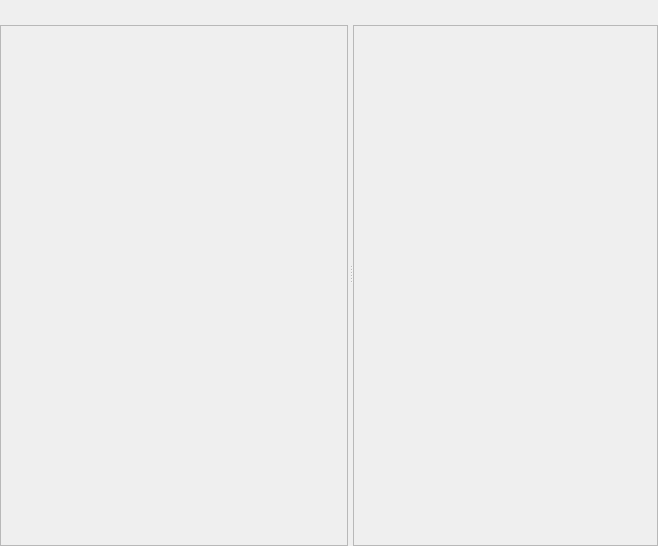
<?xml version="1.0" encoding="UTF-8"?>
<ui version="4.0">
 <class>Form</class>
 <widget class="QWidget" name="Form">
  <property name="geometry">
   <rect>
    <x>0</x>
    <y>0</y>
    <width>658</width>
    <height>546</height>
   </rect>
  </property>
  <property name="windowTitle">
   <string>Form</string>
  </property>
  <layout class="QVBoxLayout" name="verticalLayout_4">
   <property name="spacing">
    <number>2</number>
   </property>
   <property name="margin">
    <number>0</number>
   </property>
   <item>
    <widget class="QSplitter" name="mainSplitter">
     <property name="orientation">
      <enum>Qt::Horizontal</enum>
     </property>
     <property name="handleWidth">
      <number>5</number>
     </property>
     <property name="childrenCollapsible">
      <bool>false</bool>
     </property>
     <widget class="QWidget" name="containerLeft" native="true">
      <property name="minimumSize">
       <size>
        <width>80</width>
        <height>0</height>
       </size>
      </property>
      <layout class="QVBoxLayout" name="verticalLayout_5">
       <property name="spacing">
        <number>0</number>
       </property>
       <property name="margin">
        <number>0</number>
       </property>
       <item>
        <widget class="QWidget" name="containerLT" native="true">
         <property name="sizePolicy">
          <sizepolicy hsizetype="Preferred" vsizetype="Fixed">
           <horstretch>0</horstretch>
           <verstretch>0</verstretch>
          </sizepolicy>
         </property>
         <property name="minimumSize">
          <size>
           <width>80</width>
           <height>25</height>
          </size>
         </property>
         <property name="maximumSize">
          <size>
           <width>16777215</width>
           <height>25</height>
          </size>
         </property>
        </widget>
       </item>
       <item>
        <widget class="QScrollArea" name="scrollHeaders">
         <property name="verticalScrollBarPolicy">
          <enum>Qt::ScrollBarAsNeeded</enum>
         </property>
         <property name="horizontalScrollBarPolicy">
          <enum>Qt::ScrollBarAlwaysOff</enum>
         </property>
         <property name="widgetResizable">
          <bool>true</bool>
         </property>
         <widget class="QWidget" name="scrollHeadersInner">
          <property name="geometry">
           <rect>
            <x>0</x>
            <y>0</y>
            <width>329</width>
            <height>519</height>
           </rect>
          </property>
          <widget class="QWidget" name="outterContainerHeaders" native="true">
           <property name="geometry">
            <rect>
             <x>0</x>
             <y>0</y>
             <width>251</width>
             <height>161</height>
            </rect>
           </property>
           <property name="sizePolicy">
            <sizepolicy hsizetype="Expanding" vsizetype="Minimum">
             <horstretch>0</horstretch>
             <verstretch>0</verstretch>
            </sizepolicy>
           </property>
           <layout class="QVBoxLayout" name="verticalLayout_3">
            <property name="spacing">
             <number>0</number>
            </property>
            <property name="margin">
             <number>0</number>
            </property>
            <item>
             <widget class="QWidget" name="containerHeaders" native="true">
              <property name="sizePolicy">
               <sizepolicy hsizetype="Preferred" vsizetype="Fixed">
                <horstretch>0</horstretch>
                <verstretch>0</verstretch>
               </sizepolicy>
              </property>
             </widget>
            </item>
            <item>
             <widget class="QWidget" name="spaceHeaders" native="true">
              <property name="sizePolicy">
               <sizepolicy hsizetype="Preferred" vsizetype="Fixed">
                <horstretch>0</horstretch>
                <verstretch>0</verstretch>
               </sizepolicy>
              </property>
              <property name="minimumSize">
               <size>
                <width>0</width>
                <height>20</height>
               </size>
              </property>
              <property name="maximumSize">
               <size>
                <width>16777215</width>
                <height>20</height>
               </size>
              </property>
             </widget>
            </item>
           </layout>
          </widget>
         </widget>
        </widget>
       </item>
      </layout>
     </widget>
     <widget class="QWidget" name="containerRight" native="true">
      <property name="minimumSize">
       <size>
        <width>80</width>
        <height>0</height>
       </size>
      </property>
      <layout class="QVBoxLayout" name="verticalLayout_2">
       <property name="spacing">
        <number>0</number>
       </property>
       <property name="margin">
        <number>0</number>
       </property>
       <item>
        <widget class="QWidget" name="containerRuler" native="true">
         <property name="sizePolicy">
          <sizepolicy hsizetype="Preferred" vsizetype="Fixed">
           <horstretch>0</horstretch>
           <verstretch>0</verstretch>
          </sizepolicy>
         </property>
         <property name="minimumSize">
          <size>
           <width>0</width>
           <height>25</height>
          </size>
         </property>
         <property name="maximumSize">
          <size>
           <width>16777215</width>
           <height>25</height>
          </size>
         </property>
        </widget>
       </item>
       <item>
        <widget class="QScrollArea" name="scrollTracks">
         <property name="verticalScrollBarPolicy">
          <enum>Qt::ScrollBarAsNeeded</enum>
         </property>
         <property name="horizontalScrollBarPolicy">
          <enum>Qt::ScrollBarAlwaysOff</enum>
         </property>
         <property name="widgetResizable">
          <bool>true</bool>
         </property>
         <widget class="QWidget" name="scrollTracksInner">
          <property name="geometry">
           <rect>
            <x>0</x>
            <y>0</y>
            <width>320</width>
            <height>519</height>
           </rect>
          </property>
          <widget class="QWidget" name="outterContainerTracks" native="true">
           <property name="geometry">
            <rect>
             <x>0</x>
             <y>0</y>
             <width>251</width>
             <height>161</height>
            </rect>
           </property>
           <property name="sizePolicy">
            <sizepolicy hsizetype="Expanding" vsizetype="Minimum">
             <horstretch>0</horstretch>
             <verstretch>0</verstretch>
            </sizepolicy>
           </property>
           <layout class="QVBoxLayout" name="verticalLayout">
            <property name="spacing">
             <number>0</number>
            </property>
            <property name="margin">
             <number>0</number>
            </property>
            <item>
             <widget class="QWidget" name="containerTracks" native="true">
              <property name="sizePolicy">
               <sizepolicy hsizetype="Preferred" vsizetype="Fixed">
                <horstretch>0</horstretch>
                <verstretch>0</verstretch>
               </sizepolicy>
              </property>
             </widget>
            </item>
            <item>
             <widget class="QWidget" name="spaceTracks" native="true">
              <property name="sizePolicy">
               <sizepolicy hsizetype="Preferred" vsizetype="Fixed">
                <horstretch>0</horstretch>
                <verstretch>0</verstretch>
               </sizepolicy>
              </property>
              <property name="minimumSize">
               <size>
                <width>0</width>
                <height>20</height>
               </size>
              </property>
              <property name="maximumSize">
               <size>
                <width>16777215</width>
                <height>20</height>
               </size>
              </property>
             </widget>
            </item>
           </layout>
          </widget>
         </widget>
        </widget>
       </item>
      </layout>
     </widget>
    </widget>
   </item>
  </layout>
 </widget>
 <resources/>
 <connections/>
</ui>
